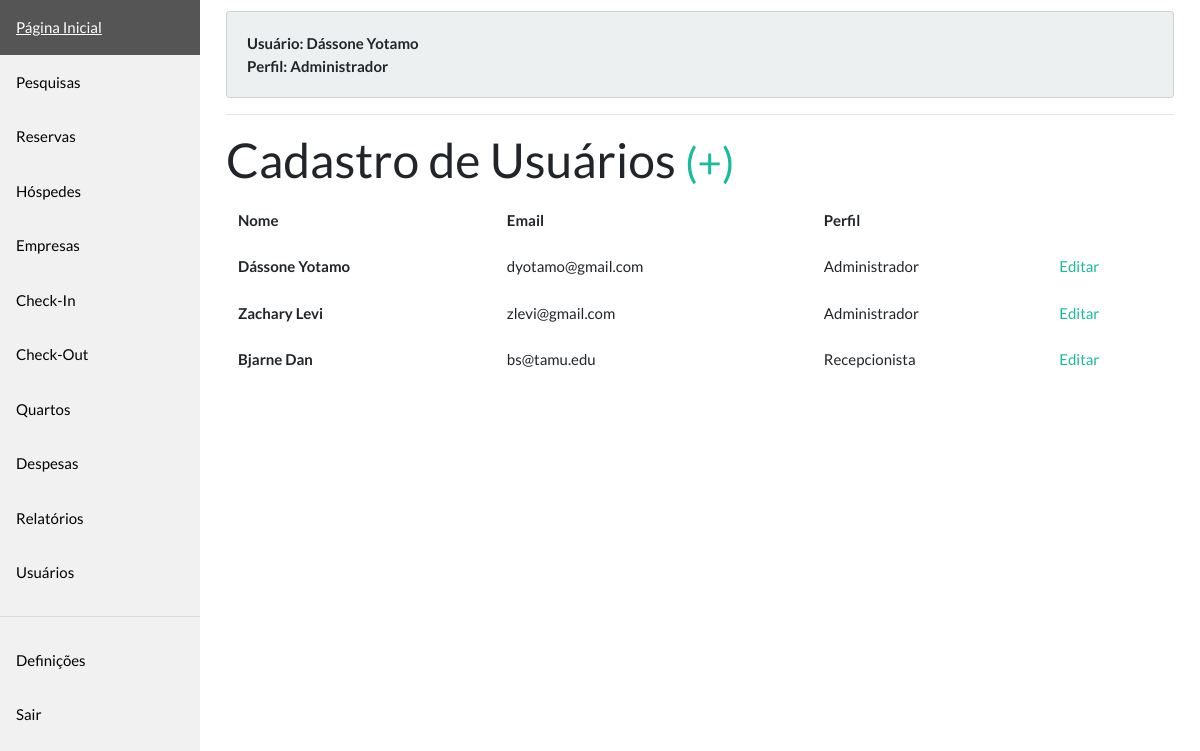
The app's page /users/ (signed in) with its own data.
### models.py (models this page shows)
class BaseModel(Model):
    class Meta:
        database = db

class User(BaseModel, UserMixin):
    name = CharField(max_length=255)
    email = CharField(max_length=255, unique=True)
    profile = CharField(max_length=50, choices=PROFILES)
    password = CharField(max_length=255, default=gph(
        'passwd'))  # TODO remove it later
    created_at = DateTimeField(default=datetime.now())
    updated_at = DateTimeField(null=True)
    created_by = ForeignKeyField('self', column_name='created_by', null=True)
    updated_by = ForeignKeyField('self',  column_name='updated_by', null=True)
    def get_profile_label(self):
        return dict(PROFILES)[self.profile]

### views/users.py (the view)
@users.route('/', methods=['GET'])
@login_required
@allowed_profile(['admin'])
def user_index():
    return render_template('users/index.html', users=get_all(User))

### app.py (called while the page is built)
@login_manager.user_loader
def load_user(user_id):
    return get(User, user_id)

### dao.py (called while the page is built)
def get(model: Type, id: int) -> Model:
    try:
        return model.get(id)
    except model.DoesNotExist:
        raise abort(404)

def get_all(model: Type) -> ModelSelect:
    return model.select()

### utils/security.py (called while the page is built)
    def __call__(self, func):
        @wraps(func)
        def wrapped_func(*args, **kwargs):
            user_authed = current_user.is_authenticated
            if user_authed and current_user.profile in self.profiles:
                return func(*args, **kwargs)
            raise abort(403)
        return wrapped_func

### templates/users/index.html
{% extends "layout/base.html" %}
{% block content %}
<div>
    <h1>Cadastro de Usuários <small><a href="{{ url_for('users.user_new') }}">(+)</small></a></h1>
    {% if users %}
    <div class="table-responsive">
        <table class="table table-borderless">
            <thead>
                <tr>
                    <th scope="col">Nome</th>
                    <th scope="col">Email</th>
                    <th scope="col">Perfil</th>
                    <th scope="col"></th>
                </tr>
            </thead>
            <tbody>
                {% for user in users %}
                <tr>
                    <th scope="row">{{ user.name }}</th>
                    <td>{{ user.email }}</td>
                    <td>{{ user.get_profile_label() }}</td>
                    <td><a href="{{ url_for('users.user_edit', user_id=user.id) }}">Editar</a></td>
                </tr>
                {% endfor %}
            </tbody>
        </table>
    </div>
    {% endif %}
</div>
{% endblock %}

### templates/layout/base.html (shortened to what this page needs)
<!doctype html>
<html lang="en">
<head>
    <link rel="stylesheet" href="{{ url_for('static', filename='styles.css') }}">
    <link rel="stylesheet" href="https://stackpath.bootstrapcdn.com/bootswatch/4.5.0/flatly/bootstrap.min.css"
>
</head>
<body>
    <div class="sidebar">
        <a href="{{ url_for('index') }}">Página Inicial</a>
        {% if current_user.profile in ('receptionist', 'manager', 'admin') %}
        <a href="#">Pesquisas</a>
        {% endif %}
        {% if current_user.profile in ('receptionist', 'manager', 'admin') %}
        <a href="#">Reservas</a>
        {% endif %}
        {% if current_user.profile in ('receptionist', 'manager', 'admin') %}
        <a href="{{ url_for('guests.guest_index') }}">Hóspedes</a>
        {% endif %}
        {% if current_user.profile in ('receptionist', 'manager', 'admin') %}
        <a href="{{ url_for('companies.company_index') }}">Empresas</a>
        {% endif %}
        {% if current_user.profile in ('receptionist', 'manager', 'admin') %}
        <a href="#">Check-In</a>
        {% endif %}
        {% if current_user.profile in ('receptionist', 'manager', 'admin') %}
        <a href="#">Check-Out</a>
        {% endif %}
        {% if current_user.profile in ('receptionist', 'manager', 'admin') %}
        <a href="{{ url_for('rooms.room_index') }}">Quartos</a>
        {% endif %}
        {% if current_user.profile in ('receptionist', 'manager', 'admin') %}
        <a href="#">Despesas</a>
        {% endif %}
        {% if current_user.profile in ('receptionist', 'manager', 'admin') %}
        <a href="#">Relatórios</a>
        {% endif %}
        {% if current_user.profile in ('admin') %}
        <a href="{{ url_for('users.user_index') }}">Usuários</a>
        {% endif %}
        <hr />
        {% if current_user.profile in ('receptionist', 'manager', 'admin') %}
        <a href="#">Definições</a>
        <a href="{{ url_for('logout') }}">Sair</a>
        {% endif %}
    </div>
    <div class="content">
        <div style="padding: 10px">
            <div class="card card-body bg-light" style="font-weight: bold">
                <div>
                    Usuário: {{ current_user.name.title() }}
                </div>
                <div>
                    Perfil: {{ current_user.get_profile_label() }}
                </div>
            </div>
            <hr />
            {% block content %}
            {% endblock %}
        </div>
    </div>
</body>
</html>

### static/styles.css (style rules this page uses)
.sidebar { margin: 0; padding: 0; width: 200px; background-color: #f1f1f1; position: fixed; height: 100%; overflow: auto; }
.sidebar a { display: block; color: black; padding: 16px; text-decoration: none; }
div.content { margin-left: 200px; padding: 1px 16px; height: 1000px; }

### records on screen
User: name "Dássone Yotamo", get_profile_label "Administrador", email "dyotamo@gmail.com"
User: name "Zachary Levi", email "zlevi@gmail.com", get_profile_label "Administrador"
User: name "Bjarne Dan", email "bs@tamu.edu", get_profile_label "Recepcionista"
